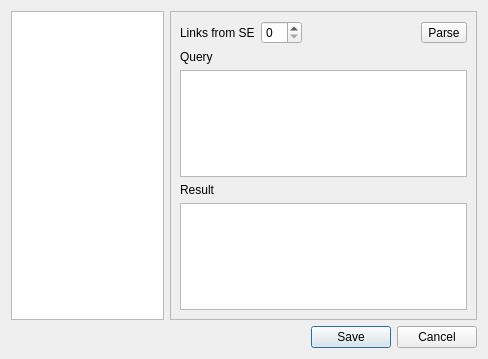
<?xml version="1.0" encoding="UTF-8"?>
<ui version="4.0">
 <class>Dialog</class>
 <widget class="QDialog" name="Dialog">
  <property name="geometry">
   <rect>
    <x>0</x>
    <y>0</y>
    <width>488</width>
    <height>359</height>
   </rect>
  </property>
  <property name="windowTitle">
   <string>Dialog</string>
  </property>
  <layout class="QGridLayout" name="gridLayout" columnstretch="1,2">
   <item row="0" column="0">
    <widget class="QListWidget" name="se_lw">
     <property name="alternatingRowColors">
      <bool>true</bool>
     </property>
    </widget>
   </item>
   <item row="0" column="1">
    <widget class="QFrame" name="frame">
     <property name="frameShape">
      <enum>QFrame::StyledPanel</enum>
     </property>
     <property name="frameShadow">
      <enum>QFrame::Raised</enum>
     </property>
     <layout class="QGridLayout" name="gridLayout_2">
      <item row="0" column="0">
       <widget class="QLabel" name="label">
        <property name="text">
         <string>Links from SE</string>
        </property>
       </widget>
      </item>
      <item row="0" column="1">
       <widget class="QSpinBox" name="num_sb"/>
      </item>
      <item row="1" column="0" colspan="2">
       <widget class="QLabel" name="label_2">
        <property name="text">
         <string>Query</string>
        </property>
       </widget>
      </item>
      <item row="2" column="0" colspan="4">
       <widget class="QPlainTextEdit" name="query_pte"/>
      </item>
      <item row="0" column="2">
       <spacer name="horizontalSpacer">
        <property name="orientation">
         <enum>Qt::Horizontal</enum>
        </property>
        <property name="sizeHint" stdset="0">
         <size>
          <width>40</width>
          <height>20</height>
         </size>
        </property>
       </spacer>
      </item>
      <item row="3" column="0">
       <widget class="QLabel" name="label_3">
        <property name="text">
         <string>Result</string>
        </property>
       </widget>
      </item>
      <item row="0" column="3">
       <widget class="QToolButton" name="parse_tb">
        <property name="text">
         <string>Parse</string>
        </property>
       </widget>
      </item>
      <item row="4" column="0" colspan="4">
       <widget class="QListWidget" name="result_lw">
        <property name="alternatingRowColors">
         <bool>true</bool>
        </property>
       </widget>
      </item>
     </layout>
    </widget>
   </item>
   <item row="1" column="0" colspan="2">
    <widget class="QDialogButtonBox" name="buttonBox">
     <property name="orientation">
      <enum>Qt::Horizontal</enum>
     </property>
     <property name="standardButtons">
      <set>QDialogButtonBox::Cancel|QDialogButtonBox::Save</set>
     </property>
    </widget>
   </item>
  </layout>
 </widget>
 <resources/>
 <connections>
  <connection>
   <sender>buttonBox</sender>
   <signal>accepted()</signal>
   <receiver>Dialog</receiver>
   <slot>accept()</slot>
   <hints>
    <hint type="sourcelabel">
     <x>248</x>
     <y>254</y>
    </hint>
    <hint type="destinationlabel">
     <x>157</x>
     <y>274</y>
    </hint>
   </hints>
  </connection>
  <connection>
   <sender>buttonBox</sender>
   <signal>rejected()</signal>
   <receiver>Dialog</receiver>
   <slot>reject()</slot>
   <hints>
    <hint type="sourcelabel">
     <x>316</x>
     <y>260</y>
    </hint>
    <hint type="destinationlabel">
     <x>286</x>
     <y>274</y>
    </hint>
   </hints>
  </connection>
 </connections>
</ui>
